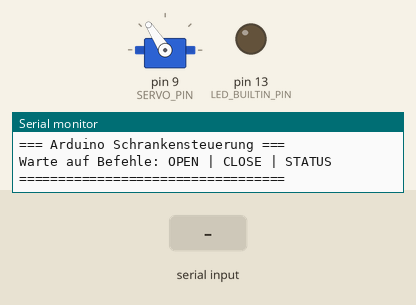
The sketch below on a simulated Arduino Uno, built with avr-gcc and run on an emulated ATmega328P. Parts: servo, output pins drawn as LEDs (lit = HIGH), the last lines printed to the serial monitor. The test bench sets the inputs (shaded band).

Above: at 1.2 s.
1.3 s: "OPEN\n" received over Serial
At 1.45 s:
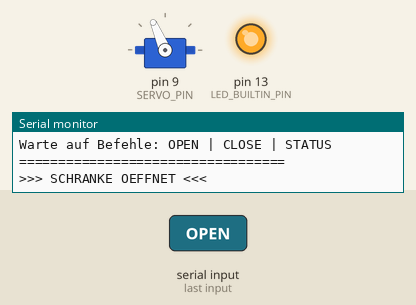
At 3.2 s:
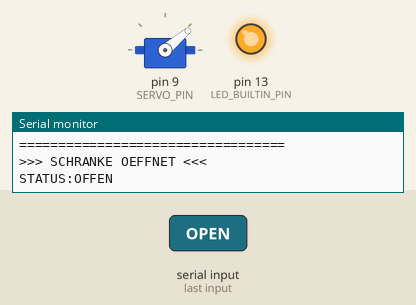
4.3 s: "CLOSE\n" received over Serial
At 4.75 s:
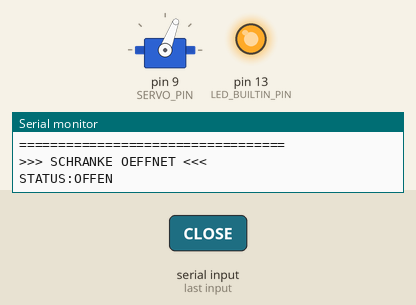
Timing chart, 0 to 7.3 s (numbered marks = the images above; inputs shaded):
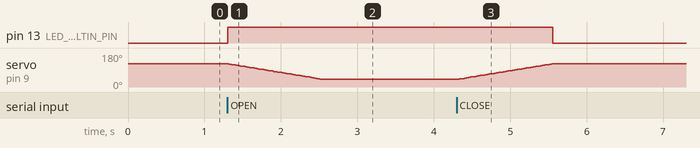

Measured:
- after the input at 1.3 s, pin 13 (LED_BUILTIN_PIN): LOW → HIGH at once; servo on pin 9 (SERVO_PIN): moves from 123° to 40° over 1.2 s, starting at once
- after the input at 4.3 s, pin 13 (LED_BUILTIN_PIN): HIGH → LOW after 1.3 s; servo on pin 9 (SERVO_PIN): moves from 40° to 123° over 1.2 s, starting at once

The sketch:

schranke.ino
```cpp
/*
  Schrankensteuerung – Arduino Micro
  ====================================
  Servo an Pin 9, eingebaute LED an Pin 13.
  Empfängt OPEN / CLOSE über Serial von fo_kennzeichen.py.

  Verkabelung:
    Servo Orange  → Pin 9
    Servo Schwarz → GND
    Servo Rot     → 5V
*/

#include <Servo.h>

const int SERVO_PIN      = 9;
const int LED_BUILTIN_PIN = 13;

const int WINKEL_ZU    = 123;
const int WINKEL_OFFEN = 40;
const int SERVO_PAUSE  = 15;

Servo schranke;
String empfangen = "";
bool schranke_offen = false;
int aktuellerWinkel = WINKEL_ZU;

void fahreZu(int ziel) {
  int schritt = (ziel > aktuellerWinkel) ? 1 : -1;
  while (aktuellerWinkel != ziel) {
    aktuellerWinkel += schritt;
    schranke.write(aktuellerWinkel);
    delay(SERVO_PAUSE);
  }
}

void oeffne() {
  schranke_offen = true;
  digitalWrite(LED_BUILTIN_PIN, HIGH);
  Serial.println(">>> SCHRANKE OEFFNET <<<");
  fahreZu(WINKEL_OFFEN);
  Serial.println("STATUS:OFFEN");
}

void schliesse() {
  schranke_offen = false;
  fahreZu(WINKEL_ZU);
  digitalWrite(LED_BUILTIN_PIN, LOW);
  Serial.println(">>> SCHRANKE SCHLIESST <<<");
  Serial.println("STATUS:ZU");
}

void setup() {
  Serial.begin(9600);

  pinMode(LED_BUILTIN_PIN, OUTPUT);
  digitalWrite(LED_BUILTIN_PIN, LOW);

  schranke.attach(SERVO_PIN);
  schranke.write(WINKEL_ZU);
  aktuellerWinkel = WINKEL_ZU;

  Serial.println("=== Arduino Schrankensteuerung ===");
  Serial.println("Warte auf Befehle: OPEN | CLOSE | STATUS");
  Serial.println("==================================");
}

void loop() {
  while (Serial.available() > 0) {
    char c = Serial.read();

    if (c == '\n' || c == '\r') {
      empfangen.trim();

      if (empfangen == "OPEN") {
        oeffne();

      } else if (empfangen == "CLOSE") {
        schliesse();

      } else if (empfangen == "STATUS") {
        Serial.print("Aktueller Zustand: ");
        Serial.println(schranke_offen ? "OFFEN" : "ZU");

      } else if (empfangen.length() > 0) {
        Serial.print("Unbekannter Befehl: '");
        Serial.print(empfangen);
        Serial.println("'");
      }

      empfangen = "";
    } else {
      empfangen += c;
    }
  }
}
```
